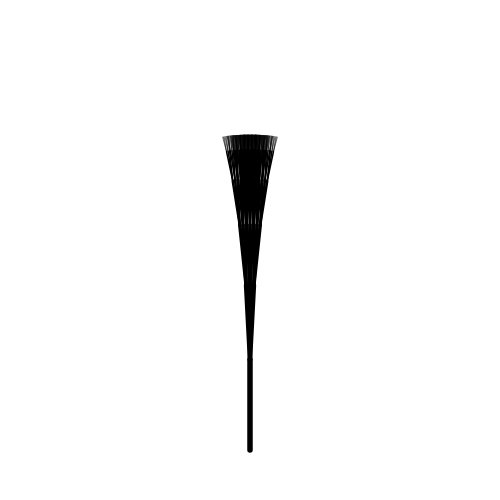
Frame 1 (no input)
Frame 60 (no input): identical to frame 1, image omitted
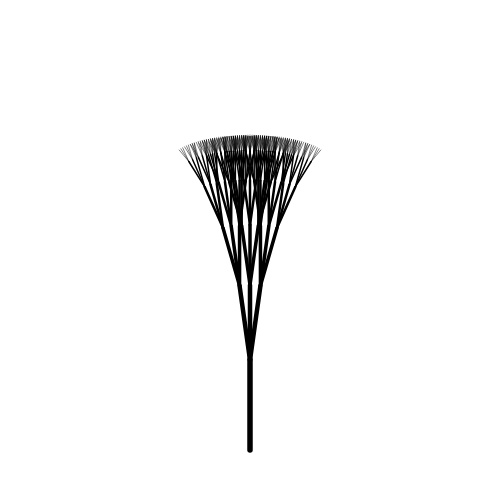
Frame 120 (the mouse pressed at the canvas centre since frame 60)

The p5.js sketch that drew these frames (run headless with seeded random() and noise() and a simulated clock; from frame 60 on, the mouse is pressed at the canvas centre):

// p5.js sketch
// ── sketch.js
// Project Title
// Your Name
// Date
//

let scale = 15;
let leaflayer= 1;
function setup() {
  createCanvas(500, 500);
  
}
function draw() {
  background(255);  // call background every frame so the tree updates every frame
  drawTree(width / 2, height * 0.9, 90, 6);

}
function drawLine(x1, y1, x2, y2, depth) {
  //draw a line segment connecting (x1,y1) to (x2,y2)
  line(x1, y1, x2, y2);
}
function drawTree(x1, y1, angle, depth) {

  let treeAngle = map(mouseX, 0, width, 3, 13); // variable for the interactive angles

  strokeWeight(1);
  strokeWeight(depth - 0.5);

  if (depth > 0) {
    let x2 = x1 + cos(radians(angle)) * depth * scale; //calculate endpoints of current branch

    let y2 = y1 - sin(radians(angle)) * depth * scale; //using trig ratios. Get shorter based on depth

    drawLine(x1, y1, x2, y2, depth);
    
    if (depth < leaflayer) {  // for not drawing the leaves in the trunk
      drawLeaf(x2, y2, depth * 10);
    }

    //for a 3-branch tree:

    drawTree(x2, y2, angle +treeAngle, depth - 1);  // if the user swipes right, the tree angle increments
    drawTree(x2, y2, angle, depth - 1);
    drawTree(x2, y2, angle -treeAngle, depth - 1);  // if the user swipes left, the tree angle decreases
  }

  // create the balloon leaves
  function drawLeaf(x, y, d) {
    fill(random(0, 255), random(0, 255), random(0, 255), 300);

    circle(x, y, d);
  }


}

function keyPressed(){
  if (keyCode===88){
    leaflayer= leaflayer-1;
  }
  else if( keyCode===90){
    leaflayer= leaflayer+1;
  }
}
